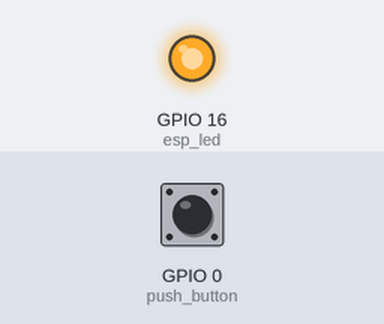
Simulated run of this sketch. Board: ESP8266 (NodeMCU). On the bench: output pins drawn as LEDs (lit = HIGH). The test bench sets the inputs (shaded band); at power-on: GPIO 0 (push_button) HIGH. WiFi joins after 1.5 s; servers stay silent unless stated; uploads are accepted with an empty reply; what the sketch prints to the serial monitor is not drawn.

Above: at 3.9 s.
4.0 s: GPIO 0 (push_button) pulled LOW for 0.15 s
At 4.8 s:
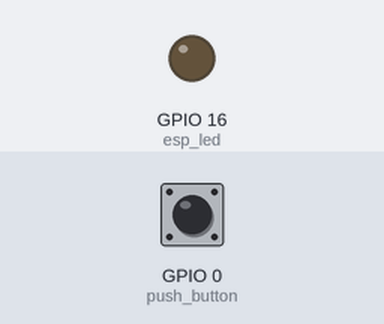
6.8 s: GPIO 0 (push_button) pulled LOW for 1 s
At 9.8 s:
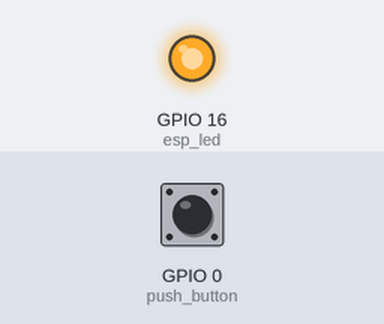
10.1 s: GPIO 0 (push_button) pulled LOW for 3.2 s
At 11.7 s:
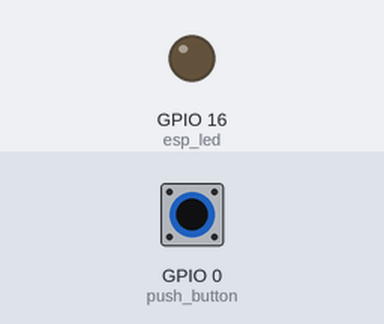
Timing chart, 0 to 13.5 s (numbered marks = the images above; inputs shaded):
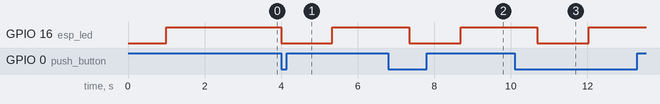

The sketch:

LiNo_switch.ino
```cpp
/*
Code for Project LiNo
Module :- Node MCU development board

Description:-
The module is configured as client and connects to WiFi access point (LiNo).
The code is for notifying button press.

Author:-
Akshat Wahi | akshatwahi(at)gmail(dot)com

Date Created:-
27 Dec 2015
Date Modified:-
24 Feb 2016
*/

#include <ESP8266WiFi.h>

const char* ssid     = "LiNo";
const char* password = "LiNo@12345";

const char* host = "192.168.4.1";
const char* streamId   = "....................";
const char* privateKey = "....................";

const int push_button = 0 , esp_led = 16;

void setup()
{
  pinMode(esp_led, OUTPUT);
  pinMode(push_button, INPUT_PULLUP);
  digitalWrite(esp_led, 0);       // Node MCU on-board LED works on opposite Logic. 0 - HIGH : 1 - LOW
  Serial.begin(115200);
  delay(1000);
  digitalWrite(esp_led, 1);


  // We start by connecting to a WiFi network

  Serial.print("Connecting to ");
  Serial.println(ssid);

  WiFi.begin(ssid, password);

  while (WiFi.status() != WL_CONNECTED) {
    delay(200);
    Serial.print(".");
  }

  Serial.println("");
  Serial.println("WiFi connected");
  Serial.println("IP address: ");
  Serial.println(WiFi.localIP());
  delay(100);
}


void loop()
{
  if(!digitalRead(push_button))
  {
    digitalWrite(esp_led, 0);
    push_notification();
    digitalWrite(esp_led, 1);
    delay(2000);
  }
  delay(10);
}


void push_notification()
{
  Serial.print("connecting to ");
  Serial.println(host);

  // Use WiFiClient class to create TCP connections
  WiFiClient client;
  const int httpPort = 80;
  if (!client.connect(host, httpPort)) {
    Serial.println("connection failed");
    delay(100);
    return;
  }

  // We now create a URI for the request
  String url = "/switch";

  Serial.print("Requesting URL: ");
  Serial.println(url);

  // This will send the request to the server
  client.print(String("GET ") + url + " HTTP/1.1\r\n" +
               "Host: " + host + "\r\n" +
               "Connection: close\r\n\r\n");
  delay(10);

  // Read all the lines of the reply from server and print them to Serial
  while(client.available()){
    String line = client.readStringUntil('\r');
    Serial.print(line);
    delay(10);
  }

  Serial.println();
  Serial.println("closing connection");
}
```

Measured:
- after the input at 4.0 s, GPIO 16 (esp_led): HIGH → LOW at once, → HIGH 1.3 s later
- after the input at 6.8 s, GPIO 16 (esp_led): HIGH → LOW after 0.55 s, → HIGH 1.3 s later
- after the input at 10.1 s, GPIO 16 (esp_led): HIGH → LOW after 0.60 s, → HIGH 1.3 s later
